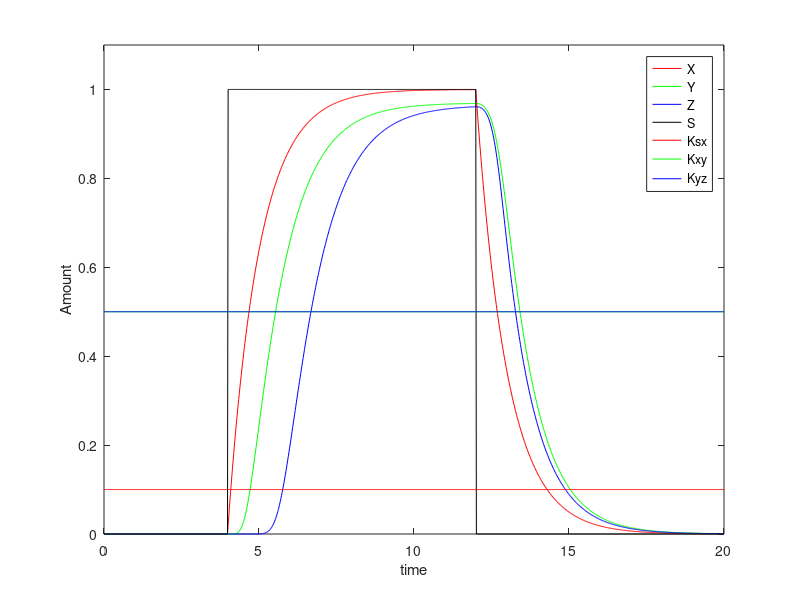

This figure's MATLAB source:
function Xout = qbio030118(tspan,x0,S)

if nargin==0
    tspan = [0,20];
    x0 = [0 0 0];
%     S = ones(1,1000);
    S = zeros(1,1000);
    S(201:600) = 1;
elseif nargin==1
    x0 = [0 0 0];
    S = zeros(1,1000);
    S(201:600) = 1;
elseif nargin==2
    S = zeros(1,1000);
    S(201:600) = 1;
end

% NETWORK PARAMETERS

betax = 1;
betay = 1;
betaz = 1;
gammax = 1;
gammay = 1;
gammaz = 1;
Ksx = 0.1;
Kxy = 0.5;
Kyz = 0.5;
n = 5;

Constants = [betax,betay,betaz,gammax,gammay,gammaz,Ksx,Kxy,Kyz,n];


% Calculate x(t) & y(t) & z(t)

timespan = linspace(tspan(1),tspan(2),1000);
h = timespan(2)-timespan(1);

Xout = NaN(3,length(timespan));

for t=1:length(timespan)
    Inputs = [Constants,S(t)];
    xout = RungeKutta(@network,h,x0,Inputs);
    
    Xout(:,t) = xout;
    x0 = xout;
end


colors = ['r';'g';'b'];
VariableNames = {'X';'Y';'Z'};

figure;

for m=1:length(x0)
plot(timespan,Xout(m,:),'Color',colors(m),'DisplayName',VariableNames{m});
hold on
end

plot(timespan,S,'k','DisplayName','S');
hold on

Knames = {'Ksx';'Kxy';'Kyz'};

for m=1:3
    plot(timespan,Constants(m+6)*ones(length(timespan),1),'Color',colors(m),...
        'DisplayName',Knames{m});
    hold on
end
xlabel('time');
ylabel('Amount');
ylim([0 1.1]);

legend show

end

% Runge-Kutta

function yn = RungeKutta(ode,h,y0,C)


k1 = ode(y0,C);
k2 = ode(y0+0.5*h*k1,C);
k3 = ode(y0+0.5*h*k2,C);
k4 = ode(y0+h*k3,C);

yn = y0 + h*(k1 + 2*k2 + 2*k3 +k4)./6;

end

function dXdt= network(x0,C)

% NETWORK PARAMETERS

betax = C(1);
betay = C(2);
betaz = C(3);
gammax = C(4);
gammay = C(5);
gammaz = C(6);
Ksx = C(7);
Kxy = C(8);
Kyz = C(9);
n = C(10);
S = C(11);

x = x0(1);
y = x0(2);
z = x0(3);

dXdt(1) = activator(betax,Ksx,n,S) - gammax*x;
dXdt(2) = activator(betay,Kxy,n,x) - gammay*y;
dXdt(3) = activator(betaz,Kyz,n,x*y) - gammaz*z;

end

function dXdt = activator(beta,K,n,input)

dXdt = (beta*input^n)/(K^n + input^n);

end

function dXdt = repressor(beta,K,n,input)

dXdt = beta/(1 + (input/K)^n);

end